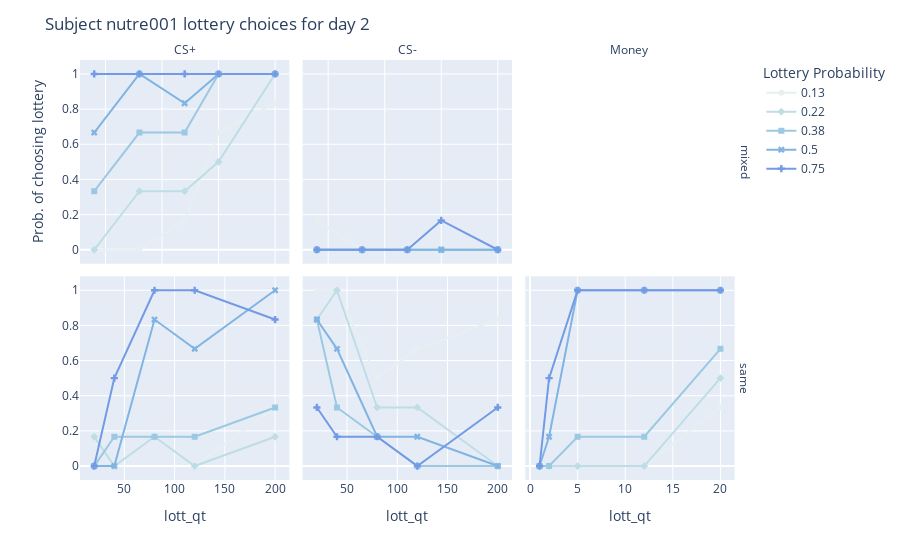
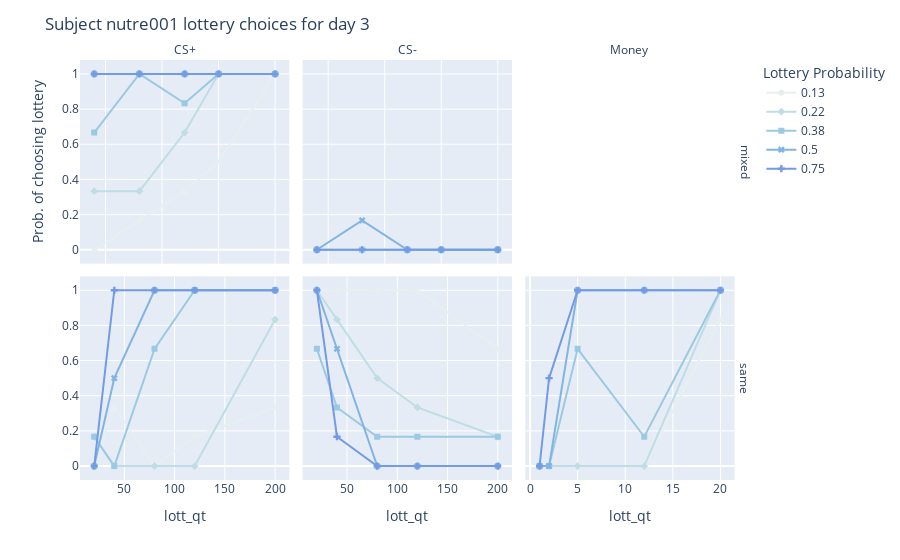

The notebook cell saved with these charts, in order:
### Markdown cell above
# Check behaviour

### Code cell
neuroEcon_df = load_data.nutreconTrials(responses_dataPath, [subject_id]).rename(columns = cols_rename).replace({'money':'Money'})

mt_st_mask = neuroEcon_df['trial_type'] != 'mixed_yogurt'

neuroEcon_df = neuroEcon_df[mt_st_mask].reset_index(drop=True) # Removed mixed yogurt Trials

day1_mask = neuroEcon_df['Day'] == 1
day2_mask = neuroEcon_df['Day'] == 2
day3_mask = neuroEcon_df['Day'] == 3

plot_subjectLotteryChoices(neuroEcon_df, subject_id)

### Figure 1 — Plotly figure (JSON) as saved in the notebook; plotly's stock layout.template omitted (floating-point values rounded to 4 significant figures)
{"data": [{"customdata": [["mixed", "Money", 0.2, 1, "CS+", 0.13, 2, "pomegranate"], ["mixed", "Money", 0.2, 1, "CS+", 0.13, 2, "pomegranate"], ["mixed", "Money", 0.2, 1, "CS+", 0.13, 2, "pomegranate"], ["mixed", "Money", 0.2, 1, "CS+", 0.13, 2, "pomegranate"], ["mixed", "Money", 0.2, 1, "CS+", 0.13, 2, "pomegranate"]], "hovertemplate": "lottery flavor=%{customdata[7]}<extra></extra>", "legendgroup": "0.13", "line": {"color": "rgb(230, 240, 240)", "dash": "solid"}, "marker": {"symbol": "circle"}, "mode": "lines+markers", "name": "0.13", "orientation": "v", "showlegend": true, "type": "scatter", "x": [40, 80, 120, 150, 200], "xaxis": "x4", "y": [0, 0, 0.1667, 0.6667, 0.8333], "yaxis": "y4"}, {"customdata": [["mixed", "Money", 0.2, 1, "CS-", 0.13, 2, "cashew"], ["mixed", "Money", 0.2, 1, "CS-", 0.13, 2, "cashew"], ["mixed", "Money", 0.2, 1, "CS-", 0.13, 2, "cashew"], ["mixed", "Money", 0.2, 1, "CS-", 0.13, 2, "cashew"], ["mixed", "Money", 0.2, 1, "CS-", 0.13, 2, "cashew"]], "hovertemplate": "lottery flavor=%{customdata[7]}<extra></extra>", "legendgroup": "0.13", "line": {"color": "rgb(230, 240, 240)", "dash": "solid"}, "marker": {"symbol": "circle"}, "mode": "lines+markers", "name": "0.13", "orientation": "v", "showlegend": false, "type": "scatter", "x": [40, 80, 120, 150, 200], "xaxis": "x5", "y": [0.1667, 0, 0, 0, 0], "yaxis": "y5"}, {"customdata": [["same", "CS+", 20, 1, "CS+", 0.13, 2, "pomegranate"], ["same", "CS+", 20, 1, "CS+", 0.13, 2, "pomegranate"], ["same", "CS+", 20, 1, "CS+", 0.13, 2, "pomegranate"], ["same", "CS+", 20, 1, "CS+", 0.13, 2, "pomegranate"], ["same", "CS+", 20, 1, "CS+", 0.13, 2, "pomegranate"]], "hovertemplate": "lottery flavor=%{customdata[7]}<extra></extra>", "legendgroup": "0.13", "line": {"color": "rgb(230, 240, 240)", "dash": "solid"}, "marker": {"symbol": "circle"}, "mode": "lines+markers", "name": "0.13", "orientation": "v", "showlegend": false, "type": "scatter", "x": [20, 40, 80, 120, 200], "xaxis": "x", "y": [0, 0, 0.1667, 0, 0.3333], "yaxis": "y"}, {"customdata": [["same", "CS-", 20, 1, "CS-", 0.13, 2, "cashew"], ["same", "CS-", 20, 1, "CS-", 0.13, 2, "cashew"], ["same", "CS-", 20, 1, "CS-", 0.13, 2, "cashew"], ["same", "CS-", 20, 1, "CS-", 0.13, 2, "cashew"], ["same", "CS-", 20, 1, "CS-", 0.13, 2, "cashew"]], "hovertemplate": "lottery flavor=%{customdata[7]}<extra></extra>", "legendgroup": "0.13", "line": {"color": "rgb(230, 240, 240)", "dash": "solid"}, "marker": {"symbol": "circle"}, "mode": "lines+markers", "name": "0.13", "orientation": "v", "showlegend": false, "type": "scatter", "x": [20, 40, 80, 120, 200], "xaxis": "x2", "y": [1, 1, 0.5, 0.6667, 0.8333], "yaxis": "y2"}, {"customdata": [["same", "Money", 1, 1, "Money", 0.13, 2, ""], ["same", "Money", 1, 1, "Money", 0.13, 2, ""], ["same", "Money", 1, 1, "Money", 0.13, 2, ""], ["same", "Money", 1, 1, "Money", 0.13, 2, ""], ["same", "Money", 1, 1, "Money", 0.13, 2, ""]], "hovertemplate": "lottery flavor=%{customdata[7]}<extra></extra>", "legendgroup": "0.13", "line": {"color": "rgb(230, 240, 240)", "dash": "solid"}, "marker": {"symbol": "circle"}, "mode": "lines+markers", "name": "0.13", "orientation": "v", "showlegend": false, "type": "scatter", "x": [1, 2, 5, 12, 20], "xaxis": "x3", "y": [0, 0, 0, 0, 0.3333], "yaxis": "y3"}, {"customdata": [["mixed", "Money", 0.2, 1, "CS+", 0.22, 2, "pomegranate"], ["mixed", "Money", 0.2, 1, "CS+", 0.22, 2, "pomegranate"], ["mixed", "Money", 0.2, 1, "CS+", 0.22, 2, "pomegranate"], ["mixed", "Money", 0.2, 1, "CS+", 0.22, 2, "pomegranate"], ["mixed", "Money", 0.2, 1, "CS+", 0.22, 2, "pomegranate"]], "hovertemplate": "lottery flavor=%{customdata[7]}<extra></extra>", "legendgroup": "0.22", "line": {"color": "rgb(191, 221, 229)", "dash": "solid"}, "marker": {"symbol": "diamond"}, "mode": "lines+markers", "name": "0.22", "orientation": "v", "showlegend": true, "type": "scatter", "x": [40, 80, 120, 150, 200], "xaxis": "x4", "y": [0, 0.3333, 0.3333, 0.5, 1], "yaxis": "y4"}, {"customdata": [["mixed", "Money", 0.2, 1, "CS-", 0.22, 2, "cashew"], ["mixed", "Money", 0.2, 1, "CS-", 0.22, 2, "cashew"], ["mixed", "Money", 0.2, 1, "CS-", 0.22, 2, "cashew"], ["mixed", "Money", 0.2, 1, "CS-", 0.22, 2, "cashew"], ["mixed", "Money", 0.2, 1, "CS-", 0.22, 2, "cashew"]], "hovertemplate": "lottery flavor=%{customdata[7]}<extra></extra>", "legendgroup": "0.22", "line": {"color": "rgb(191, 221, 229)", "dash": "solid"}, "marker": {"symbol": "diamond"}, "mode": "lines+markers", "name": "0.22", "orientation": "v", "showlegend": false, "type": "scatter", "x": [40, 80, 120, 150, 200], "xaxis": "x5", "y": [0, 0, 0, 0, 0], "yaxis": "y5"}, {"customdata": [["same", "CS+", 20, 1, "CS+", 0.22, 2, "pomegranate"], ["same", "CS+", 20, 1, "CS+", 0.22, 2, "pomegranate"], ["same", "CS+", 20, 1, "CS+", 0.22, 2, "pomegranate"], ["same", "CS+", 20, 1, "CS+", 0.22, 2, "pomegranate"], ["same", "CS+", 20, 1, "CS+", 0.22, 2, "pomegranate"]], "hovertemplate": "lottery flavor=%{customdata[7]}<extra></extra>", "legendgroup": "0.22", "line": {"color": "rgb(191, 221, 229)", "dash": "solid"}, "marker": {"symbol": "diamond"}, "mode": "lines+markers", "name": "0.22", "orientation": "v", "showlegend": false, "type": "scatter", "x": [20, 40, 80, 120, 200], "xaxis": "x", "y": [0.1667, 0, 0.1667, 0, 0.1667], "yaxis": "y"}, {"customdata": [["same", "CS-", 20, 1, "CS-", 0.22, 2, "cashew"], ["same", "CS-", 20, 1, "CS-", 0.22, 2, "cashew"], ["same", "CS-", 20, 1, "CS-", 0.22, 2, "cashew"], ["same", "CS-", 20, 1, "CS-", 0.22, 2, "cashew"], ["same", "CS-", 20, 1, "CS-", 0.22, 2, "cashew"]], "hovertemplate": "lottery flavor=%{customdata[7]}<extra></extra>", "legendgroup": "0.22", "line": {"color": "rgb(191, 221, 229)", "dash": "solid"}, "marker": {"symbol": "diamond"}, "mode": "lines+markers", "name": "0.22", "orientation": "v", "showlegend": false, "type": "scatter", "x": [20, 40, 80, 120, 200], "xaxis": "x2", "y": [0.8333, 1, 0.3333, 0.3333, 0], "yaxis": "y2"}, {"customdata": [["same", "Money", 1, 1, "Money", 0.22, 2, ""], ["same", "Money", 1, 1, "Money", 0.22, 2, ""], ["same", "Money", 1, 1, "Money", 0.22, 2, ""], ["same", "Money", 1, 1, "Money", 0.22, 2, ""], ["same", "Money", 1, 1, "Money", 0.22, 2, ""]], "hovertemplate": "lottery flavor=%{customdata[7]}<extra></extra>", "legendgroup": "0.22", "line": {"color": "rgb(191, 221, 229)", "dash": "solid"}, "marker": {"symbol": "diamond"}, "mode": "lines+markers", "name": "0.22", "orientation": "v", "showlegend": false, "type": "scatter", "x": [1, 2, 5, 12, 20], "xaxis": "x3", "y": [0, 0, 0, 0, 0.5], "yaxis": "y3"}, {"customdata": [["mixed", "Money", 0.2, 1, "CS+", 0.38, 2, "pomegranate"], ["mixed", "Money", 0.2, 1, "CS+", 0.38, 2, "pomegranate"], ["mixed", "Money", 0.2, 1, "CS+", 0.38, 2, "pomegranate"], ["mixed", "Money", 0.2, 1, "CS+", 0.38, 2, "pomegranate"], ["mixed", "Money", 0.2, 1, "CS+", 0.38, 2, "pomegranate"]], "hovertemplate": "lottery flavor=%{customdata[7]}<extra></extra>", "legendgroup": "0.38", "line": {"color": "rgb(156, 201, 226)", "dash": "solid"}, "marker": {"symbol": "square"}, "mode": "lines+markers", "name": "0.38", "orientation": "v", "showlegend": true, "type": "scatter", "x": [40, 80, 120, 150, 200], "xaxis": "x4", "y": [0.3333, 0.6667, 0.6667, 1, 1], "yaxis": "y4"}, {"customdata": [["mixed", "Money", 0.2, 1, "CS-", 0.38, 2, "cashew"], ["mixed", "Money", 0.2, 1, "CS-", 0.38, 2, "cashew"], ["mixed", "Money", 0.2, 1, "CS-", 0.38, 2, "cashew"], ["mixed", "Money", 0.2, 1, "CS-", 0.38, 2, "cashew"], ["mixed", "Money", 0.2, 1, "CS-", 0.38, 2, "cashew"]], "hovertemplate": "lottery flavor=%{customdata[7]}<extra></extra>", "legendgroup": "0.38", "line": {"color": "rgb(156, 201, 226)", "dash": "solid"}, "marker": {"symbol": "square"}, "mode": "lines+markers", "name": "0.38", "orientation": "v", "showlegend": false, "type": "scatter", "x": [40, 80, 120, 150, 200], "xaxis": "x5", "y": [0, 0, 0, 0, 0], "yaxis": "y5"}, {"customdata": [["same", "CS+", 20, 1, "CS+", 0.38, 2, "pomegranate"], ["same", "CS+", 20, 1, "CS+", 0.38, 2, "pomegranate"], ["same", "CS+", 20, 1, "CS+", 0.38, 2, "pomegranate"], ["same", "CS+", 20, 1, "CS+", 0.38, 2, "pomegranate"], ["same", "CS+", 20, 1, "CS+", 0.38, 2, "pomegranate"]], "hovertemplate": "lottery flavor=%{customdata[7]}<extra></extra>", "legendgroup": "0.38", "line": {"color": "rgb(156, 201, 226)", "dash": "solid"}, "marker": {"symbol": "square"}, "mode": "lines+markers", "name": "0.38", "orientation": "v", "showlegend": false, "type": "scatter", "x": [20, 40, 80, 120, 200], "xaxis": "x", "y": [0, 0.1667, 0.1667, 0.1667, 0.3333], "yaxis": "y"}, {"customdata": [["same", "CS-", 20, 1, "CS-", 0.38, 2, "cashew"], ["same", "CS-", 20, 1, "CS-", 0.38, 2, "cashew"], ["same", "CS-", 20, 1, "CS-", 0.38, 2, "cashew"], ["same", "CS-", 20, 1, "CS-", 0.38, 2, "cashew"], ["same", "CS-", 20, 1, "CS-", 0.38, 2, "cashew"]], "hovertemplate": "lottery flavor=%{customdata[7]}<extra></extra>", "legendgroup": "0.38", "line": {"color": "rgb(156, 201, 226)", "dash": "solid"}, "marker": {"symbol": "square"}, "mode": "lines+markers", "name": "0.38", "orientation": "v", "showlegend": false, "type": "scatter", "x": [20, 40, 80, 120, 200], "xaxis": "x2", "y": [0.8333, 0.3333, 0.1667, 0, 0], "yaxis": "y2"}, {"customdata": [["same", "Money", 1, 1, "Money", 0.38, 2, ""], ["same", "Money", 1, 1, "Money", 0.38, 2, ""], ["same", "Money", 1, 1, "Money", 0.38, 2, ""], ["same", "Money", 1, 1, "Money", 0.38, 2, ""], ["same", "Money", 1, 1, "Money", 0.38, 2, ""]], "hovertemplate": "lottery flavor=%{customdata[7]}<extra></extra>", "legendgroup": "0.38", "line": {"color": "rgb(156, 201, 226)", "dash": "solid"}, "marker": {"symbol": "square"}, "mode": "lines+markers", "name": "0.38", "orientation": "v", "showlegend": false, "type": "scatter", "x": [1, 2, 5, 12, 20], "xaxis": "x3", "y": [0, 0, 0.1667, 0.1667, 0.6667], "yaxis": "y3"}, {"customdata": [["mixed", "Money", 0.2, 1, "CS+", 0.5, 2, "pomegranate"], ["mixed", "Money", 0.2, 1, "CS+", 0.5, 2, "pomegranate"], ["mixed", "Money", 0.2, 1, "CS+", 0.5, 2, "pomegranate"], ["mixed", "Money", 0.2, 1, "CS+", 0.5, 2, "pomegranate"], ["mixed", "Money", 0.2, 1, "CS+", 0.5, 2, "pomegranate"]], "hovertemplate": "lottery flavor=%{customdata[7]}<extra></extra>", "legendgroup": "0.5", "line": {"color": "rgb(129, 180, 227)", "dash": "solid"}, "marker": {"symbol": "x"}, "mode": "lines+markers", "name": "0.5", "orientation": "v", "showlegend": true, "type": "scatter", "x": [40, 80, 120, 150, 200], "xaxis": "x4", "y": [0.6667, 1, 0.8333, 1, 1], "yaxis": "y4"}, {"customdata": [["mixed", "Money", 0.2, 1, "CS-", 0.5, 2, "cashew"], ["mixed", "Money", 0.2, 1, "CS-", 0.5, 2, "cashew"], ["mixed", "Money", 0.2, 1, "CS-", 0.5, 2, "cashew"], ["mixed", "Money", 0.2, 1, "CS-", 0.5, 2, "cashew"], ["mixed", "Money", 0.2, 1, "CS-", 0.5, 2, "cashew"]], "hovertemplate": "lottery flavor=%{customdata[7]}<extra></extra>", "legendgroup": "0.5", "line": {"color": "rgb(129, 180, 227)", "dash": "solid"}, "marker": {"symbol": "x"}, "mode": "lines+markers", "name": "0.5", "orientation": "v", "showlegend": false, "type": "scatter", "x": [40, 80, 120, 150, 200], "xaxis": "x5", "y": [0, 0, 0, 0, 0], "yaxis": "y5"}, {"customdata": [["same", "CS+", 20, 1, "CS+", 0.5, 2, "pomegranate"], ["same", "CS+", 20, 1, "CS+", 0.5, 2, "pomegranate"], ["same", "CS+", 20, 1, "CS+", 0.5, 2, "pomegranate"], ["same", "CS+", 20, 1, "CS+", 0.5, 2, "pomegranate"], ["same", "CS+", 20, 1, "CS+", 0.5, 2, "pomegranate"]], "hovertemplate": "lottery flavor=%{customdata[7]}<extra></extra>", "legendgroup": "0.5", "line": {"color": "rgb(129, 180, 227)", "dash": "solid"}, "marker": {"symbol": "x"}, "mode": "lines+markers", "name": "0.5", "orientation": "v", "showlegend": false, "type": "scatter", "x": [20, 40, 80, 120, 200], "xaxis": "x", "y": [0, 0, 0.8333, 0.6667, 1], "yaxis": "y"}, {"customdata": [["same", "CS-", 20, 1, "CS-", 0.5, 2, "cashew"], ["same", "CS-", 20, 1, "CS-", 0.5, 2, "cashew"], ["same", "CS-", 20, 1, "CS-", 0.5, 2, "cashew"], ["same", "CS-", 20, 1, "CS-", 0.5, 2, "cashew"], ["same", "CS-", 20, 1, "CS-", 0.5, 2, "cashew"]], "hovertemplate": "lottery flavor=%{customdata[7]}<extra></extra>", "legendgroup": "0.5", "line": {"color": "rgb(129, 180, 227)", "dash": "solid"}, "marker": {"symbol": "x"}, "mode": "lines+markers", "name": "0.5", "orientation": "v", "showlegend": false, "type": "scatter", "x": [20, 40, 80, 120, 200], "xaxis": "x2", "y": [0.8333, 0.6667, 0.1667, 0.1667, 0], "yaxis": "y2"}, {"customdata": [["same", "Money", 1, 1, "Money", 0.5, 2, ""], ["same", "Money", 1, 1, "Money", 0.5, 2, ""], ["same", "Money", 1, 1, "Money", 0.5, 2, ""], ["same", "Money", 1, 1, "Money", 0.5, 2, ""], ["same", "Money", 1, 1, "Money", 0.5, 2, ""]], "hovertemplate": "lottery flavor=%{customdata[7]}<extra></extra>", "legendgroup": "0.5", "line": {"color": "rgb(129, 180, 227)", "dash": "solid"}, "marker": {"symbol": "x"}, "mode": "lines+markers", "name": "0.5", "orientation": "v", "showlegend": false, "type": "scatter", "x": [1, 2, 5, 12, 20], "xaxis": "x3", "y": [0, 0.1667, 1, 1, 1], "yaxis": "y3"}, {"customdata": [["mixed", "Money", 0.2, 1, "CS+", 0.75, 2, "pomegranate"], ["mixed", "Money", 0.2, 1, "CS+", 0.75, 2, "pomegranate"], ["mixed", "Money", 0.2, 1, "CS+", 0.75, 2, "pomegranate"], ["mixed", "Money", 0.2, 1, "CS+", 0.75, 2, "pomegranate"], ["mixed", "Money", 0.2, 1, "CS+", 0.75, 2, "pomegranate"]], "hovertemplate": "lottery flavor=%{customdata[7]}<extra></extra>", "legendgroup": "0.75", "line": {"color": "rgb(115, 154, 228)", "dash": "solid"}, "marker": {"symbol": "cross"}, "mode": "lines+markers", "name": "0.75", "orientation": "v", "showlegend": true, "type": "scatter", "x": [40, 80, 120, 150, 200], "xaxis": "x4", "y": [1, 1, 1, 1, 1], "yaxis": "y4"}, {"customdata": [["mixed", "Money", 0.2, 1, "CS-", 0.75, 2, "cashew"], ["mixed", "Money", 0.2, 1, "CS-", 0.75, 2, "cashew"], ["mixed", "Money", 0.2, 1, "CS-", 0.75, 2, "cashew"], ["mixed", "Money", 0.2, 1, "CS-", 0.75, 2, "cashew"], ["mixed", "Money", 0.2, 1, "CS-", 0.75, 2, "cashew"]], "hovertemplate": "lottery flavor=%{customdata[7]}<extra></extra>", "legendgroup": "0.75", "line": {"color": "rgb(115, 154, 228)", "dash": "solid"}, "marker": {"symbol": "cross"}, "mode": "lines+markers", "name": "0.75", "orientation": "v", "showlegend": false, "type": "scatter", "x": [40, 80, 120, 150, 200], "xaxis": "x5", "y": [0, 0, 0, 0.1667, 0], "yaxis": "y5"}, {"customdata": [["same", "CS+", 20, 1, "CS+", 0.75, 2, "pomegranate"], ["same", "CS+", 20, 1, "CS+", 0.75, 2, "pomegranate"], ["same", "CS+", 20, 1, "CS+", 0.75, 2, "pomegranate"], ["same", "CS+", 20, 1, "CS+", 0.75, 2, "pomegranate"], ["same", "CS+", 20, 1, "CS+", 0.75, 2, "pomegranate"]], "hovertemplate": "lottery flavor=%{customdata[7]}<extra></extra>", "legendgroup": "0.75", "line": {"color": "rgb(115, 154, 228)", "dash": "solid"}, "marker": {"symbol": "cross"}, "mode": "lines+markers", "name": "0.75", "orientation": "v", "showlegend": false, "type": "scatter", "x": [20, 40, 80, 120, 200], "xaxis": "x", "y": [0, 0.5, 1, 1, 0.8333], "yaxis": "y"}, {"customdata": [["same", "CS-", 20, 1, "CS-", 0.75, 2, "cashew"], ["same", "CS-", 20, 1, "CS-", 0.75, 2, "cashew"], ["same", "CS-", 20, 1, "CS-", 0.75, 2, "cashew"], ["same", "CS-", 20, 1, "CS-", 0.75, 2, "cashew"], ["same", "CS-", 20, 1, "CS-", 0.75, 2, "cashew"]], "hovertemplate": "lottery flavor=%{customdata[7]}<extra></extra>", "legendgroup": "0.75", "line": {"color": "rgb(115, 154, 228)", "dash": "solid"}, "marker": {"symbol": "cross"}, "mode": "lines+markers", "name": "0.75", "orientation": "v", "showlegend": false, "type": "scatter", "x": [20, 40, 80, 120, 200], "xaxis": "x2", "y": [0.3333, 0.1667, 0.1667, 0, 0.3333], "yaxis": "y2"}, {"customdata": [["same", "Money", 1, 1, "Money", 0.75, 2, ""], ["same", "Money", 1, 1, "Money", 0.75, 2, ""], ["same", "Money", 1, 1, "Money", 0.75, 2, ""], ["same", "Money", 1, 1, "Money", 0.75, 2, ""], ["same", "Money", 1, 1, "Money", 0.75, 2, ""]], "hovertemplate": "lottery flavor=%{customdata[7]}<extra></extra>", "legendgroup": "0.75", "line": {"color": "rgb(115, 154, 228)", "dash": "solid"}, "marker": {"symbol": "cross"}, "mode": "lines+markers", "name": "0.75", "orientation": "v", "showlegend": false, "type": "scatter", "x": [1, 2, 5, 12, 20], "xaxis": "x3", "y": [0, 0.5, 1, 1, 1], "yaxis": "y3"}], "layout": {"annotations": [{"font": {}, "showarrow": false, "text": "CS+", "x": 0.1567, "xanchor": "center", "xref": "paper", "y": 1, "yanchor": "bottom", "yref": "paper"}, {"font": {}, "showarrow": false, "text": "CS-", "x": 0.49, "xanchor": "center", "xref": "paper", "y": 1, "yanchor": "bottom", "yref": "paper"}, {"font": {}, "showarrow": false, "text": "Money", "x": 0.8233, "xanchor": "center", "xref": "paper", "y": 1, "yanchor": "bottom", "yref": "paper"}, {"font": {}, "showarrow": false, "text": "same", "textangle": 90, "x": 0.98, "xanchor": "left", "xref": "paper", "y": 0.2425, "yanchor": "middle", "yref": "paper"}, {"font": {}, "showarrow": false, "text": "mixed", "textangle": 90, "x": 0.98, "xanchor": "left", "xref": "paper", "y": 0.7575, "yanchor": "middle", "yref": "paper"}], "legend": {"title": {"text": "Lottery Probability"}, "tracegroupgap": 0}, "margin": {"t": 60}, "title": {"text": "Subject nutre001 lottery choices for day 2"}, "xaxis": {"anchor": "y", "domain": [0, 0.3133], "title": {"text": "lott_qt"}}, "xaxis2": {"anchor": "y2", "domain": [0.3333, 0.6467], "title": {"text": "lott_qt"}}, "xaxis3": {"anchor": "y3", "domain": [0.6667, 0.98], "title": {"text": "lott_qt"}}, "xaxis4": {"anchor": "y4", "domain": [0, 0.3133], "showticklabels": false}, "xaxis5": {"anchor": "y5", "domain": [0.3333, 0.6467], "showticklabels": false}, "xaxis6": {"anchor": "y6", "domain": [0.6667, 0.98], "showticklabels": false}, "yaxis": {"anchor": "x", "domain": [0, 0.485], "title": {"text": ""}}, "yaxis2": {"anchor": "x2", "domain": [0, 0.485], "matches": "y", "showticklabels": false}, "yaxis3": {"anchor": "x3", "domain": [0, 0.485], "matches": "y", "showticklabels": false}, "yaxis4": {"anchor": "x4", "domain": [0.515, 1], "matches": "y", "title": {"text": "Prob. of choosing lottery"}}, "yaxis5": {"anchor": "x5", "domain": [0.515, 1], "matches": "y", "showticklabels": false}, "yaxis6": {"anchor": "x6", "domain": [0.515, 1], "matches": "y", "showticklabels": false}}}

### Figure 2 — Plotly figure (JSON) as saved in the notebook; plotly's stock layout.template omitted (floating-point values rounded to 4 significant figures)
{"data": [{"customdata": [["mixed", "Money", 0.2, 1, "CS+", 0.13, 3, "pomegranate"], ["mixed", "Money", 0.2, 1, "CS+", 0.13, 3, "pomegranate"], ["mixed", "Money", 0.2, 1, "CS+", 0.13, 3, "pomegranate"], ["mixed", "Money", 0.2, 1, "CS+", 0.13, 3, "pomegranate"], ["mixed", "Money", 0.2, 1, "CS+", 0.13, 3, "pomegranate"]], "hovertemplate": "lottery flavor=%{customdata[7]}<extra></extra>", "legendgroup": "0.13", "line": {"color": "rgb(230, 240, 240)", "dash": "solid"}, "marker": {"symbol": "circle"}, "mode": "lines+markers", "name": "0.13", "orientation": "v", "showlegend": true, "type": "scatter", "x": [40, 80, 120, 150, 200], "xaxis": "x4", "y": [0, 0.1667, 0.3333, 0.5, 1], "yaxis": "y4"}, {"customdata": [["mixed", "Money", 0.2, 1, "CS-", 0.13, 3, "cashew"], ["mixed", "Money", 0.2, 1, "CS-", 0.13, 3, "cashew"], ["mixed", "Money", 0.2, 1, "CS-", 0.13, 3, "cashew"], ["mixed", "Money", 0.2, 1, "CS-", 0.13, 3, "cashew"], ["mixed", "Money", 0.2, 1, "CS-", 0.13, 3, "cashew"]], "hovertemplate": "lottery flavor=%{customdata[7]}<extra></extra>", "legendgroup": "0.13", "line": {"color": "rgb(230, 240, 240)", "dash": "solid"}, "marker": {"symbol": "circle"}, "mode": "lines+markers", "name": "0.13", "orientation": "v", "showlegend": false, "type": "scatter", "x": [40, 80, 120, 150, 200], "xaxis": "x5", "y": [0, 0, 0, 0, 0], "yaxis": "y5"}, {"customdata": [["same", "CS+", 20, 1, "CS+", 0.13, 3, "pomegranate"], ["same", "CS+", 20, 1, "CS+", 0.13, 3, "pomegranate"], ["same", "CS+", 20, 1, "CS+", 0.13, 3, "pomegranate"], ["same", "CS+", 20, 1, "CS+", 0.13, 3, "pomegranate"], ["same", "CS+", 20, 1, "CS+", 0.13, 3, "pomegranate"]], "hovertemplate": "lottery flavor=%{customdata[7]}<extra></extra>", "legendgroup": "0.13", "line": {"color": "rgb(230, 240, 240)", "dash": "solid"}, "marker": {"symbol": "circle"}, "mode": "lines+markers", "name": "0.13", "orientation": "v", "showlegend": false, "type": "scatter", "x": [20, 40, 80, 120, 200], "xaxis": "x", "y": [0, 0.3333, 0, 0.1667, 0.3333], "yaxis": "y"}, {"customdata": [["same", "CS-", 20, 1, "CS-", 0.13, 3, "cashew"], ["same", "CS-", 20, 1, "CS-", 0.13, 3, "cashew"], ["same", "CS-", 20, 1, "CS-", 0.13, 3, "cashew"], ["same", "CS-", 20, 1, "CS-", 0.13, 3, "cashew"], ["same", "CS-", 20, 1, "CS-", 0.13, 3, "cashew"]], "hovertemplate": "lottery flavor=%{customdata[7]}<extra></extra>", "legendgroup": "0.13", "line": {"color": "rgb(230, 240, 240)", "dash": "solid"}, "marker": {"symbol": "circle"}, "mode": "lines+markers", "name": "0.13", "orientation": "v", "showlegend": false, "type": "scatter", "x": [20, 40, 80, 120, 200], "xaxis": "x2", "y": [1, 1, 1, 1, 0.6667], "yaxis": "y2"}, {"customdata": [["same", "Money", 1, 1, "Money", 0.13, 3, ""], ["same", "Money", 1, 1, "Money", 0.13, 3, ""], ["same", "Money", 1, 1, "Money", 0.13, 3, ""], ["same", "Money", 1, 1, "Money", 0.13, 3, ""], ["same", "Money", 1, 1, "Money", 0.13, 3, ""]], "hovertemplate": "lottery flavor=%{customdata[7]}<extra></extra>", "legendgroup": "0.13", "line": {"color": "rgb(230, 240, 240)", "dash": "solid"}, "marker": {"symbol": "circle"}, "mode": "lines+markers", "name": "0.13", "orientation": "v", "showlegend": false, "type": "scatter", "x": [1, 2, 5, 12, 20], "xaxis": "x3", "y": [0, 0, 0, 0, 0.8333], "yaxis": "y3"}, {"customdata": [["mixed", "Money", 0.2, 1, "CS+", 0.22, 3, "pomegranate"], ["mixed", "Money", 0.2, 1, "CS+", 0.22, 3, "pomegranate"], ["mixed", "Money", 0.2, 1, "CS+", 0.22, 3, "pomegranate"], ["mixed", "Money", 0.2, 1, "CS+", 0.22, 3, "pomegranate"], ["mixed", "Money", 0.2, 1, "CS+", 0.22, 3, "pomegranate"]], "hovertemplate": "lottery flavor=%{customdata[7]}<extra></extra>", "legendgroup": "0.22", "line": {"color": "rgb(191, 221, 229)", "dash": "solid"}, "marker": {"symbol": "diamond"}, "mode": "lines+markers", "name": "0.22", "orientation": "v", "showlegend": true, "type": "scatter", "x": [40, 80, 120, 150, 200], "xaxis": "x4", "y": [0.3333, 0.3333, 0.6667, 1, 1], "yaxis": "y4"}, {"customdata": [["mixed", "Money", 0.2, 1, "CS-", 0.22, 3, "cashew"], ["mixed", "Money", 0.2, 1, "CS-", 0.22, 3, "cashew"], ["mixed", "Money", 0.2, 1, "CS-", 0.22, 3, "cashew"], ["mixed", "Money", 0.2, 1, "CS-", 0.22, 3, "cashew"], ["mixed", "Money", 0.2, 1, "CS-", 0.22, 3, "cashew"]], "hovertemplate": "lottery flavor=%{customdata[7]}<extra></extra>", "legendgroup": "0.22", "line": {"color": "rgb(191, 221, 229)", "dash": "solid"}, "marker": {"symbol": "diamond"}, "mode": "lines+markers", "name": "0.22", "orientation": "v", "showlegend": false, "type": "scatter", "x": [40, 80, 120, 150, 200], "xaxis": "x5", "y": [0, 0, 0, 0, 0], "yaxis": "y5"}, {"customdata": [["same", "CS+", 20, 1, "CS+", 0.22, 3, "pomegranate"], ["same", "CS+", 20, 1, "CS+", 0.22, 3, "pomegranate"], ["same", "CS+", 20, 1, "CS+", 0.22, 3, "pomegranate"], ["same", "CS+", 20, 1, "CS+", 0.22, 3, "pomegranate"], ["same", "CS+", 20, 1, "CS+", 0.22, 3, "pomegranate"]], "hovertemplate": "lottery flavor=%{customdata[7]}<extra></extra>", "legendgroup": "0.22", "line": {"color": "rgb(191, 221, 229)", "dash": "solid"}, "marker": {"symbol": "diamond"}, "mode": "lines+markers", "name": "0.22", "orientation": "v", "showlegend": false, "type": "scatter", "x": [20, 40, 80, 120, 200], "xaxis": "x", "y": [0.1667, 0, 0, 0, 0.8333], "yaxis": "y"}, {"customdata": [["same", "CS-", 20, 1, "CS-", 0.22, 3, "cashew"], ["same", "CS-", 20, 1, "CS-", 0.22, 3, "cashew"], ["same", "CS-", 20, 1, "CS-", 0.22, 3, "cashew"], ["same", "CS-", 20, 1, "CS-", 0.22, 3, "cashew"], ["same", "CS-", 20, 1, "CS-", 0.22, 3, "cashew"]], "hovertemplate": "lottery flavor=%{customdata[7]}<extra></extra>", "legendgroup": "0.22", "line": {"color": "rgb(191, 221, 229)", "dash": "solid"}, "marker": {"symbol": "diamond"}, "mode": "lines+markers", "name": "0.22", "orientation": "v", "showlegend": false, "type": "scatter", "x": [20, 40, 80, 120, 200], "xaxis": "x2", "y": [1, 0.8333, 0.5, 0.3333, 0.1667], "yaxis": "y2"}, {"customdata": [["same", "Money", 1, 1, "Money", 0.22, 3, ""], ["same", "Money", 1, 1, "Money", 0.22, 3, ""], ["same", "Money", 1, 1, "Money", 0.22, 3, ""], ["same", "Money", 1, 1, "Money", 0.22, 3, ""], ["same", "Money", 1, 1, "Money", 0.22, 3, ""]], "hovertemplate": "lottery flavor=%{customdata[7]}<extra></extra>", "legendgroup": "0.22", "line": {"color": "rgb(191, 221, 229)", "dash": "solid"}, "marker": {"symbol": "diamond"}, "mode": "lines+markers", "name": "0.22", "orientation": "v", "showlegend": false, "type": "scatter", "x": [1, 2, 5, 12, 20], "xaxis": "x3", "y": [0, 0, 0, 0, 1], "yaxis": "y3"}, {"customdata": [["mixed", "Money", 0.2, 1, "CS+", 0.38, 3, "pomegranate"], ["mixed", "Money", 0.2, 1, "CS+", 0.38, 3, "pomegranate"], ["mixed", "Money", 0.2, 1, "CS+", 0.38, 3, "pomegranate"], ["mixed", "Money", 0.2, 1, "CS+", 0.38, 3, "pomegranate"], ["mixed", "Money", 0.2, 1, "CS+", 0.38, 3, "pomegranate"]], "hovertemplate": "lottery flavor=%{customdata[7]}<extra></extra>", "legendgroup": "0.38", "line": {"color": "rgb(156, 201, 226)", "dash": "solid"}, "marker": {"symbol": "square"}, "mode": "lines+markers", "name": "0.38", "orientation": "v", "showlegend": true, "type": "scatter", "x": [40, 80, 120, 150, 200], "xaxis": "x4", "y": [0.6667, 1, 0.8333, 1, 1], "yaxis": "y4"}, {"customdata": [["mixed", "Money", 0.2, 1, "CS-", 0.38, 3, "cashew"], ["mixed", "Money", 0.2, 1, "CS-", 0.38, 3, "cashew"], ["mixed", "Money", 0.2, 1, "CS-", 0.38, 3, "cashew"], ["mixed", "Money", 0.2, 1, "CS-", 0.38, 3, "cashew"], ["mixed", "Money", 0.2, 1, "CS-", 0.38, 3, "cashew"]], "hovertemplate": "lottery flavor=%{customdata[7]}<extra></extra>", "legendgroup": "0.38", "line": {"color": "rgb(156, 201, 226)", "dash": "solid"}, "marker": {"symbol": "square"}, "mode": "lines+markers", "name": "0.38", "orientation": "v", "showlegend": false, "type": "scatter", "x": [40, 80, 120, 150, 200], "xaxis": "x5", "y": [0, 0, 0, 0, 0], "yaxis": "y5"}, {"customdata": [["same", "CS+", 20, 1, "CS+", 0.38, 3, "pomegranate"], ["same", "CS+", 20, 1, "CS+", 0.38, 3, "pomegranate"], ["same", "CS+", 20, 1, "CS+", 0.38, 3, "pomegranate"], ["same", "CS+", 20, 1, "CS+", 0.38, 3, "pomegranate"], ["same", "CS+", 20, 1, "CS+", 0.38, 3, "pomegranate"]], "hovertemplate": "lottery flavor=%{customdata[7]}<extra></extra>", "legendgroup": "0.38", "line": {"color": "rgb(156, 201, 226)", "dash": "solid"}, "marker": {"symbol": "square"}, "mode": "lines+markers", "name": "0.38", "orientation": "v", "showlegend": false, "type": "scatter", "x": [20, 40, 80, 120, 200], "xaxis": "x", "y": [0.1667, 0, 0.6667, 1, 1], "yaxis": "y"}, {"customdata": [["same", "CS-", 20, 1, "CS-", 0.38, 3, "cashew"], ["same", "CS-", 20, 1, "CS-", 0.38, 3, "cashew"], ["same", "CS-", 20, 1, "CS-", 0.38, 3, "cashew"], ["same", "CS-", 20, 1, "CS-", 0.38, 3, "cashew"], ["same", "CS-", 20, 1, "CS-", 0.38, 3, "cashew"]], "hovertemplate": "lottery flavor=%{customdata[7]}<extra></extra>", "legendgroup": "0.38", "line": {"color": "rgb(156, 201, 226)", "dash": "solid"}, "marker": {"symbol": "square"}, "mode": "lines+markers", "name": "0.38", "orientation": "v", "showlegend": false, "type": "scatter", "x": [20, 40, 80, 120, 200], "xaxis": "x2", "y": [0.6667, 0.3333, 0.1667, 0.1667, 0.1667], "yaxis": "y2"}, {"customdata": [["same", "Money", 1, 1, "Money", 0.38, 3, ""], ["same", "Money", 1, 1, "Money", 0.38, 3, ""], ["same", "Money", 1, 1, "Money", 0.38, 3, ""], ["same", "Money", 1, 1, "Money", 0.38, 3, ""], ["same", "Money", 1, 1, "Money", 0.38, 3, ""]], "hovertemplate": "lottery flavor=%{customdata[7]}<extra></extra>", "legendgroup": "0.38", "line": {"color": "rgb(156, 201, 226)", "dash": "solid"}, "marker": {"symbol": "square"}, "mode": "lines+markers", "name": "0.38", "orientation": "v", "showlegend": false, "type": "scatter", "x": [1, 2, 5, 12, 20], "xaxis": "x3", "y": [0, 0, 0.6667, 0.1667, 1], "yaxis": "y3"}, {"customdata": [["mixed", "Money", 0.2, 1, "CS+", 0.5, 3, "pomegranate"], ["mixed", "Money", 0.2, 1, "CS+", 0.5, 3, "pomegranate"], ["mixed", "Money", 0.2, 1, "CS+", 0.5, 3, "pomegranate"], ["mixed", "Money", 0.2, 1, "CS+", 0.5, 3, "pomegranate"], ["mixed", "Money", 0.2, 1, "CS+", 0.5, 3, "pomegranate"]], "hovertemplate": "lottery flavor=%{customdata[7]}<extra></extra>", "legendgroup": "0.5", "line": {"color": "rgb(129, 180, 227)", "dash": "solid"}, "marker": {"symbol": "x"}, "mode": "lines+markers", "name": "0.5", "orientation": "v", "showlegend": true, "type": "scatter", "x": [40, 80, 120, 150, 200], "xaxis": "x4", "y": [1, 1, 1, 1, 1], "yaxis": "y4"}, {"customdata": [["mixed", "Money", 0.2, 1, "CS-", 0.5, 3, "cashew"], ["mixed", "Money", 0.2, 1, "CS-", 0.5, 3, "cashew"], ["mixed", "Money", 0.2, 1, "CS-", 0.5, 3, "cashew"], ["mixed", "Money", 0.2, 1, "CS-", 0.5, 3, "cashew"], ["mixed", "Money", 0.2, 1, "CS-", 0.5, 3, "cashew"]], "hovertemplate": "lottery flavor=%{customdata[7]}<extra></extra>", "legendgroup": "0.5", "line": {"color": "rgb(129, 180, 227)", "dash": "solid"}, "marker": {"symbol": "x"}, "mode": "lines+markers", "name": "0.5", "orientation": "v", "showlegend": false, "type": "scatter", "x": [40, 80, 120, 150, 200], "xaxis": "x5", "y": [0, 0.1667, 0, 0, 0], "yaxis": "y5"}, {"customdata": [["same", "CS+", 20, 1, "CS+", 0.5, 3, "pomegranate"], ["same", "CS+", 20, 1, "CS+", 0.5, 3, "pomegranate"], ["same", "CS+", 20, 1, "CS+", 0.5, 3, "pomegranate"], ["same", "CS+", 20, 1, "CS+", 0.5, 3, "pomegranate"], ["same", "CS+", 20, 1, "CS+", 0.5, 3, "pomegranate"]], "hovertemplate": "lottery flavor=%{customdata[7]}<extra></extra>", "legendgroup": "0.5", "line": {"color": "rgb(129, 180, 227)", "dash": "solid"}, "marker": {"symbol": "x"}, "mode": "lines+markers", "name": "0.5", "orientation": "v", "showlegend": false, "type": "scatter", "x": [20, 40, 80, 120, 200], "xaxis": "x", "y": [0, 0.5, 1, 1, 1], "yaxis": "y"}, {"customdata": [["same", "CS-", 20, 1, "CS-", 0.5, 3, "cashew"], ["same", "CS-", 20, 1, "CS-", 0.5, 3, "cashew"], ["same", "CS-", 20, 1, "CS-", 0.5, 3, "cashew"], ["same", "CS-", 20, 1, "CS-", 0.5, 3, "cashew"], ["same", "CS-", 20, 1, "CS-", 0.5, 3, "cashew"]], "hovertemplate": "lottery flavor=%{customdata[7]}<extra></extra>", "legendgroup": "0.5", "line": {"color": "rgb(129, 180, 227)", "dash": "solid"}, "marker": {"symbol": "x"}, "mode": "lines+markers", "name": "0.5", "orientation": "v", "showlegend": false, "type": "scatter", "x": [20, 40, 80, 120, 200], "xaxis": "x2", "y": [1, 0.6667, 0, 0, 0], "yaxis": "y2"}, {"customdata": [["same", "Money", 1, 1, "Money", 0.5, 3, ""], ["same", "Money", 1, 1, "Money", 0.5, 3, ""], ["same", "Money", 1, 1, "Money", 0.5, 3, ""], ["same", "Money", 1, 1, "Money", 0.5, 3, ""], ["same", "Money", 1, 1, "Money", 0.5, 3, ""]], "hovertemplate": "lottery flavor=%{customdata[7]}<extra></extra>", "legendgroup": "0.5", "line": {"color": "rgb(129, 180, 227)", "dash": "solid"}, "marker": {"symbol": "x"}, "mode": "lines+markers", "name": "0.5", "orientation": "v", "showlegend": false, "type": "scatter", "x": [1, 2, 5, 12, 20], "xaxis": "x3", "y": [0, 0, 1, 1, 1], "yaxis": "y3"}, {"customdata": [["mixed", "Money", 0.2, 1, "CS+", 0.75, 3, "pomegranate"], ["mixed", "Money", 0.2, 1, "CS+", 0.75, 3, "pomegranate"], ["mixed", "Money", 0.2, 1, "CS+", 0.75, 3, "pomegranate"], ["mixed", "Money", 0.2, 1, "CS+", 0.75, 3, "pomegranate"], ["mixed", "Money", 0.2, 1, "CS+", 0.75, 3, "pomegranate"]], "hovertemplate": "lottery flavor=%{customdata[7]}<extra></extra>", "legendgroup": "0.75", "line": {"color": "rgb(115, 154, 228)", "dash": "solid"}, "marker": {"symbol": "cross"}, "mode": "lines+markers", "name": "0.75", "orientation": "v", "showlegend": true, "type": "scatter", "x": [40, 80, 120, 150, 200], "xaxis": "x4", "y": [1, 1, 1, 1, 1], "yaxis": "y4"}, {"customdata": [["mixed", "Money", 0.2, 1, "CS-", 0.75, 3, "cashew"], ["mixed", "Money", 0.2, 1, "CS-", 0.75, 3, "cashew"], ["mixed", "Money", 0.2, 1, "CS-", 0.75, 3, "cashew"], ["mixed", "Money", 0.2, 1, "CS-", 0.75, 3, "cashew"], ["mixed", "Money", 0.2, 1, "CS-", 0.75, 3, "cashew"]], "hovertemplate": "lottery flavor=%{customdata[7]}<extra></extra>", "legendgroup": "0.75", "line": {"color": "rgb(115, 154, 228)", "dash": "solid"}, "marker": {"symbol": "cross"}, "mode": "lines+markers", "name": "0.75", "orientation": "v", "showlegend": false, "type": "scatter", "x": [40, 80, 120, 150, 200], "xaxis": "x5", "y": [0, 0, 0, 0, 0], "yaxis": "y5"}, {"customdata": [["same", "CS+", 20, 1, "CS+", 0.75, 3, "pomegranate"], ["same", "CS+", 20, 1, "CS+", 0.75, 3, "pomegranate"], ["same", "CS+", 20, 1, "CS+", 0.75, 3, "pomegranate"], ["same", "CS+", 20, 1, "CS+", 0.75, 3, "pomegranate"], ["same", "CS+", 20, 1, "CS+", 0.75, 3, "pomegranate"]], "hovertemplate": "lottery flavor=%{customdata[7]}<extra></extra>", "legendgroup": "0.75", "line": {"color": "rgb(115, 154, 228)", "dash": "solid"}, "marker": {"symbol": "cross"}, "mode": "lines+markers", "name": "0.75", "orientation": "v", "showlegend": false, "type": "scatter", "x": [20, 40, 80, 120, 200], "xaxis": "x", "y": [0, 1, 1, 1, 1], "yaxis": "y"}, {"customdata": [["same", "CS-", 20, 1, "CS-", 0.75, 3, "cashew"], ["same", "CS-", 20, 1, "CS-", 0.75, 3, "cashew"], ["same", "CS-", 20, 1, "CS-", 0.75, 3, "cashew"], ["same", "CS-", 20, 1, "CS-", 0.75, 3, "cashew"], ["same", "CS-", 20, 1, "CS-", 0.75, 3, "cashew"]], "hovertemplate": "lottery flavor=%{customdata[7]}<extra></extra>", "legendgroup": "0.75", "line": {"color": "rgb(115, 154, 228)", "dash": "solid"}, "marker": {"symbol": "cross"}, "mode": "lines+markers", "name": "0.75", "orientation": "v", "showlegend": false, "type": "scatter", "x": [20, 40, 80, 120, 200], "xaxis": "x2", "y": [1, 0.1667, 0, 0, 0], "yaxis": "y2"}, {"customdata": [["same", "Money", 1, 1, "Money", 0.75, 3, ""], ["same", "Money", 1, 1, "Money", 0.75, 3, ""], ["same", "Money", 1, 1, "Money", 0.75, 3, ""], ["same", "Money", 1, 1, "Money", 0.75, 3, ""], ["same", "Money", 1, 1, "Money", 0.75, 3, ""]], "hovertemplate": "lottery flavor=%{customdata[7]}<extra></extra>", "legendgroup": "0.75", "line": {"color": "rgb(115, 154, 228)", "dash": "solid"}, "marker": {"symbol": "cross"}, "mode": "lines+markers", "name": "0.75", "orientation": "v", "showlegend": false, "type": "scatter", "x": [1, 2, 5, 12, 20], "xaxis": "x3", "y": [0, 0.5, 1, 1, 1], "yaxis": "y3"}], "layout": {"annotations": [{"font": {}, "showarrow": false, "text": "CS+", "x": 0.1567, "xanchor": "center", "xref": "paper", "y": 1, "yanchor": "bottom", "yref": "paper"}, {"font": {}, "showarrow": false, "text": "CS-", "x": 0.49, "xanchor": "center", "xref": "paper", "y": 1, "yanchor": "bottom", "yref": "paper"}, {"font": {}, "showarrow": false, "text": "Money", "x": 0.8233, "xanchor": "center", "xref": "paper", "y": 1, "yanchor": "bottom", "yref": "paper"}, {"font": {}, "showarrow": false, "text": "same", "textangle": 90, "x": 0.98, "xanchor": "left", "xref": "paper", "y": 0.2425, "yanchor": "middle", "yref": "paper"}, {"font": {}, "showarrow": false, "text": "mixed", "textangle": 90, "x": 0.98, "xanchor": "left", "xref": "paper", "y": 0.7575, "yanchor": "middle", "yref": "paper"}], "legend": {"title": {"text": "Lottery Probability"}, "tracegroupgap": 0}, "margin": {"t": 60}, "title": {"text": "Subject nutre001 lottery choices for day 3"}, "xaxis": {"anchor": "y", "domain": [0, 0.3133], "title": {"text": "lott_qt"}}, "xaxis2": {"anchor": "y2", "domain": [0.3333, 0.6467], "title": {"text": "lott_qt"}}, "xaxis3": {"anchor": "y3", "domain": [0.6667, 0.98], "title": {"text": "lott_qt"}}, "xaxis4": {"anchor": "y4", "domain": [0, 0.3133], "showticklabels": false}, "xaxis5": {"anchor": "y5", "domain": [0.3333, 0.6467], "showticklabels": false}, "xaxis6": {"anchor": "y6", "domain": [0.6667, 0.98], "showticklabels": false}, "yaxis": {"anchor": "x", "domain": [0, 0.485], "title": {"text": ""}}, "yaxis2": {"anchor": "x2", "domain": [0, 0.485], "matches": "y", "showticklabels": false}, "yaxis3": {"anchor": "x3", "domain": [0, 0.485], "matches": "y", "showticklabels": false}, "yaxis4": {"anchor": "x4", "domain": [0.515, 1], "matches": "y", "title": {"text": "Prob. of choosing lottery"}}, "yaxis5": {"anchor": "x5", "domain": [0.515, 1], "matches": "y", "showticklabels": false}, "yaxis6": {"anchor": "x6", "domain": [0.515, 1], "matches": "y", "showticklabels": false}}}
